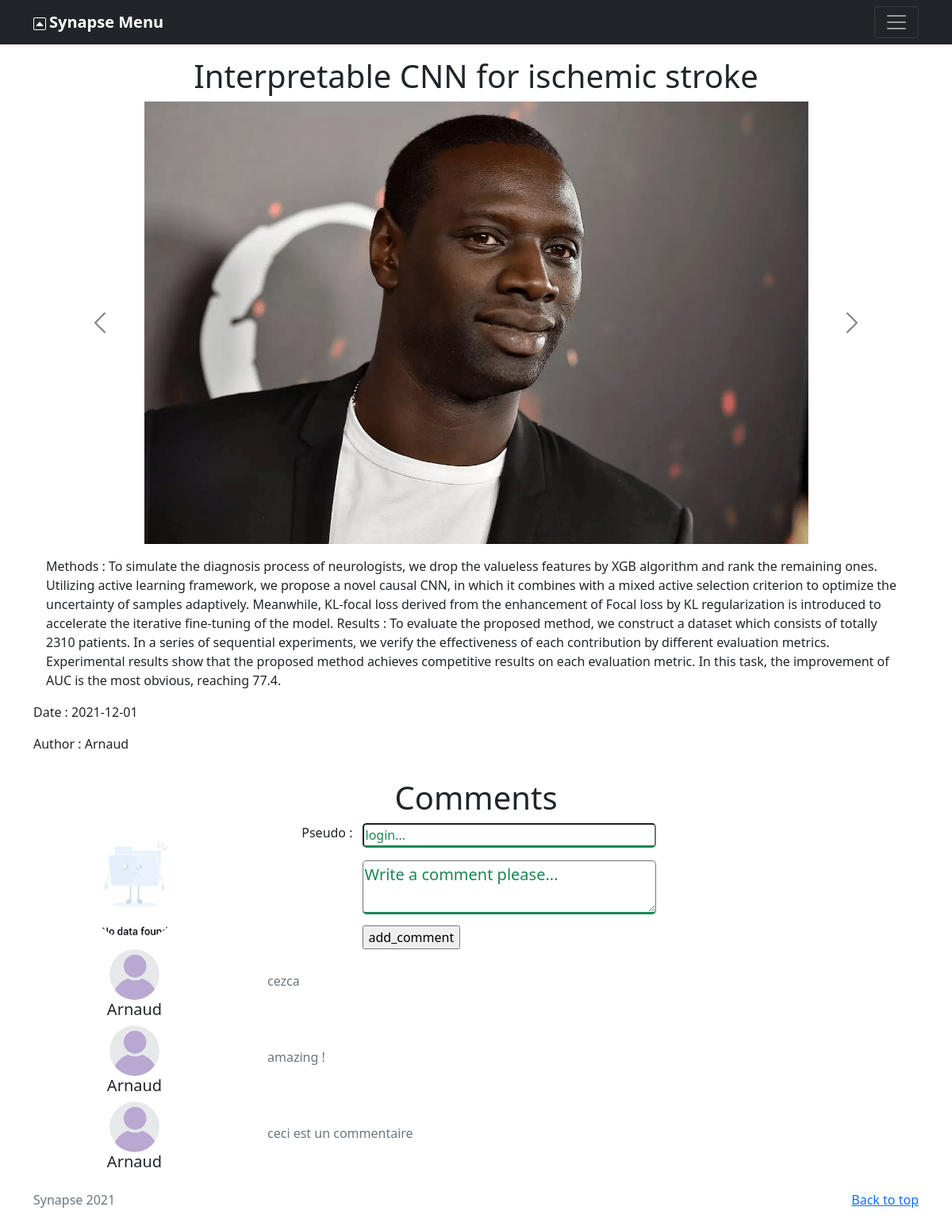
Page /?action=switch_article&id=1 on the earlier database version.
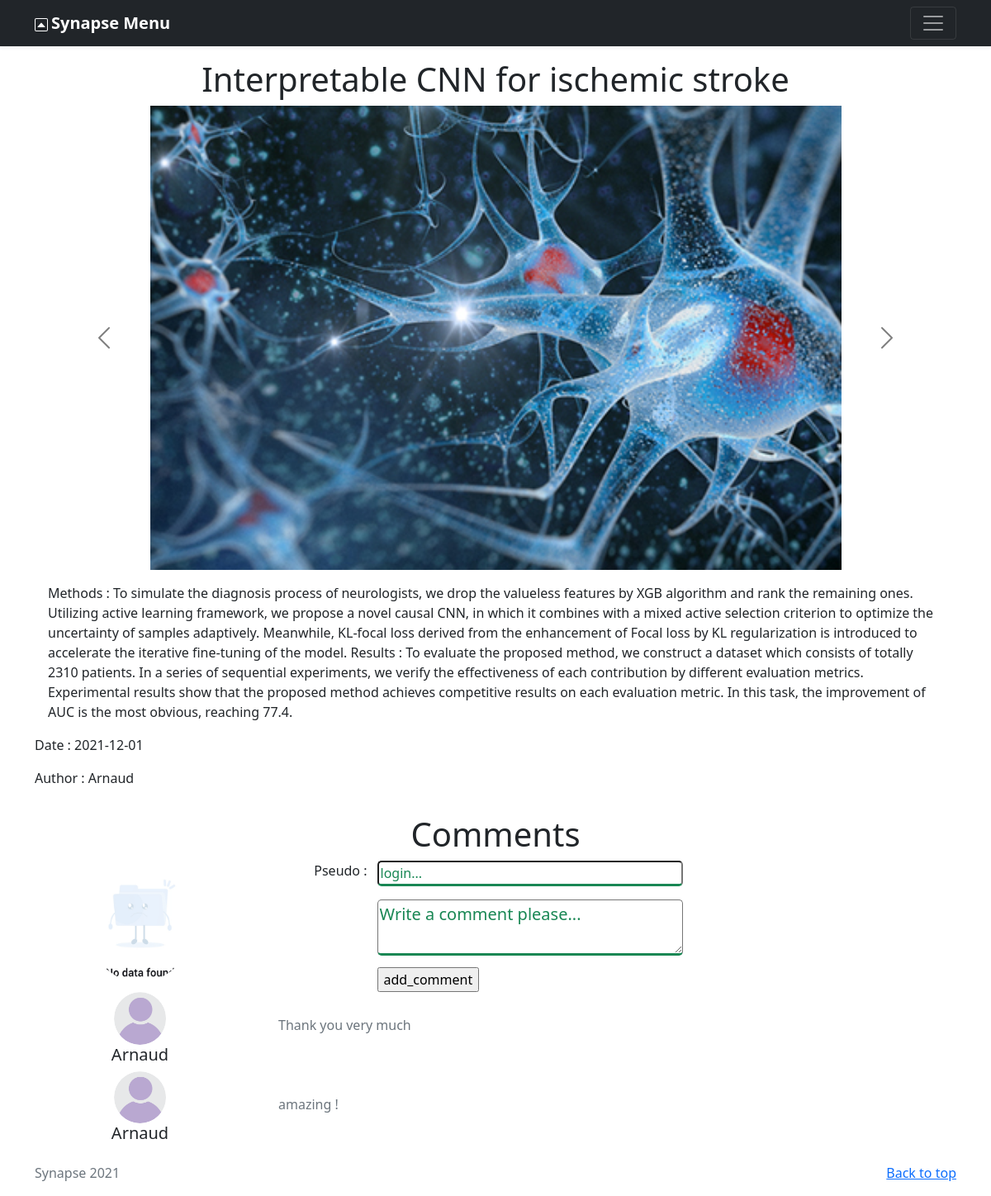
Same page on the later database version.
### tables this page shows
CREATE TABLE IF NOT EXISTS `tpicture` (
  `id` int(11) NOT NULL AUTO_INCREMENT,
  `uri` varchar(50) NOT NULL,
  `alt` varchar(500) NOT NULL,
  PRIMARY KEY (`id`)
);

CREATE TABLE IF NOT EXISTS `tcomment` (
  `id` int(11) NOT NULL AUTO_INCREMENT,
  `date` datetime NOT NULL DEFAULT CURRENT_TIMESTAMP,
  `content` text NOT NULL,
  `id_news` int(11) NOT NULL,
  `login_user` varchar(30) NOT NULL,
  PRIMARY KEY (`id`),
  KEY `id_news` (`id_news`),
  KEY `login_user` (`login_user`)
);

CREATE TABLE IF NOT EXISTS `tnews` (
  `id` int(11) NOT NULL AUTO_INCREMENT,
  `title` varchar(100) NOT NULL,
  `description` text NOT NULL,
  `date` date NOT NULL,
  `login_user` varchar(30) NOT NULL,
  PRIMARY KEY (`id`),
  KEY `login_user` (`login_user`)
);

### index.php (called while the page is built, shortened)
<?php
require_once(__DIR__. DIRECTORY_SEPARATOR . 'Config' . DIRECTORY_SEPARATOR . 'Config.php');
require_once(__DIR__. DIRECTORY_SEPARATOR . 'Config' . DIRECTORY_SEPARATOR . 'SplClassLoader.php');
$mainCont = new \Controllers\FrontController();
?>

### Models/NewsModel.php (called while the page is built, shortened)
<?php
class NewsModel {
	private $news_gw;
	private $user='root';
	private $pass='';
	private $dsn='mysql:host=localhost;dbname=dbsynapse';
	public function __construct() {
		$this->con=new Connection($this->dsn, $this->user, $this->pass);
		$this->news_gw = new NewsGateway($this->con);
	}
	function findById(int $id):News {
		$raw_news = $this->news_gw->getFullNewsById($id);
		$raw_news = $raw_news[0];
		$picture_user = new Picture($raw_news['id_picture'], $raw_news['uri'], $raw_news['alt']);
		if($raw_news['is_admin'] == 1) {
			$user = new User($raw_news['login_user'], $raw_news['password'], $picture_user, true, $raw_news['email']);
		}
		else {
			$user = new User($raw_news['login_user'], $raw_news['password'], $picture_user, false, $raw_news['email']);
		}
		$raw_news_pictures = $this->news_gw->getFullPicturesById($id);
		$news_pictures = [];
		foreach ($raw_news_pictures as $value) {
			$news_pictures[] = $value['id_picture'];
		}
		$raw_news_comments = $this->news_gw->getFullCommentsById($id);
		$news_comments = [];
		foreach ($raw_news_comments as $value) {
			$news_comments[] = $value['id_comment'];
		}
		$news = new News($raw_news['id'], $raw_news['description'], $raw_news['date'], $raw_news['title'], $user, $news_pictures, $news_comments);
		return $news;
	}
}
?>

### Gateways/NewsGateway.php (called while the page is built, shortened)
<?php
Class NewsGateway {
    private $con;
    public function __construct(Connection $con) {
        $this->con=$con;
    }
	public function getFullNewsById(int $id):array {
        $query="SELECT * FROM (SELECT id AS id_news, title, description, date, login_user from TNews) AS N, TUser, TPicture WHERE N.login_user=TUser.login AND TUser.id_picture = TPicture.id AND N.id_news=:id;";
        $this->con->executeQuery($query, [':id'=>array($id, \PDO::PARAM_INT)]);
        return $this->con->getResults();
    }
    public function getFullPicturesById(int $id):array {
        $query="SELECT id_picture FROM TNewsIncludePicture WHERE id_news=:id;";
        $this->con->executeQuery($query, [':id'=>array($id, \PDO::PARAM_INT)]);
        return $this->con->getResults();
    }
    public function getFullCommentsById(int $id):array {
        $query="SELECT id AS id_comment FROM TComment WHERE id_news=:id;";
        $this->con->executeQuery($query, [':id'=>array($id, \PDO::PARAM_INT)]);
        return $this->con->getResults();
    }
}
?>

### Config/Connection.php (called while the page is built, shortened)
<?php
class Connection extends \PDO {
  private $stmt;
  public function executeQuery(string $query, array $parameters = []) : bool{
    $this->stmt = parent::prepare($query);
    foreach ($parameters as $name => $value) {
      $this->stmt->bindValue($name, $value[0], $value[1]);
    }
    return $this->stmt->execute();
  }
  public function getResults() : array {
    return $this->stmt->fetchall(\PDO::FETCH_ASSOC);
  }
}
?>

### Config/SplClassLoader.php (called while the page is built, shortened)
<?php
class SplClassLoader
{
    private $_fileExtension = '.php';
    private $_namespace;
    private $_namespaceSeparator = '\\';
    public function __construct(string $ns = null, string $includePath = null)
    {
        $this->_namespace = $ns;
        $this->_includePath = $includePath;
    }
    public function loadClass(string $className)
    {
        if (null === $this->_namespace || $this->_namespace.$this->_namespaceSeparator === substr($className, 0, strlen($this->_namespace.$this->_namespaceSeparator))) {
            $fileName = '';
            if (false !== ($lastNsPos = strripos($className, $this->_namespaceSeparator))) {
                $namespace = substr($className, 0, $lastNsPos);
                $className = substr($className, $lastNsPos + 1);
                $fileName = str_replace($this->_namespaceSeparator, DIRECTORY_SEPARATOR, $namespace) . DIRECTORY_SEPARATOR;
            }
            $fileName .= str_replace('_', DIRECTORY_SEPARATOR, $className) . $this->_fileExtension;
        }
    }
}

### Jobs/News.php (called while the page is built, shortened)
<?php
Class News {
  private $title;
  private $pictures;
  private $commentList;
  public function __construct(int $id, string $description, string $date, string $title, User $author, array $pictures=array(), array $commentList=array()) {
    $this->title=$title;
    $this->pictures = [];
    foreach ($pictures as $my) {
      $this->pictures[] = $my;
    }
    $this->commentList = [];
    foreach ($commentList as $my) {
      $this->commentList[] = $my;
    }
  }
  public function getTitle(): string{
    return $this->title;
  }
  public function getPictures(): Array{
    return $this->pictures;
  }
  public function getCommentList(): Array{
    return $this->commentList;
  }
}
?>

### Config/Config.php (called while the page is built, shortened)
<?php
$tDirectory['user_pictures']='Assets' . DIRECTORY_SEPARATOR . 'Pictures' . DIRECTORY_SEPARATOR . 'Users' . DIRECTORY_SEPARATOR;
$tDirectory['news_pictures']='Assets' . DIRECTORY_SEPARATOR . 'Pictures' . DIRECTORY_SEPARATOR . 'News' . DIRECTORY_SEPARATOR;
?>

### Models/PictureModel.php (called while the page is built, shortened)
<?php
class PictureModel {
	private $picture_gw;
	private $user='root';
	private $pass='';
	private $dsn='mysql:host=localhost;dbname=dbsynapse';
	public function __construct() {
		$this->con=new Connection($this->dsn, $this->user, $this->pass);
		$this->picture_gw = new PictureGateway($this->con);
	}
	function findById(int $id):Picture {
		$raw_picture = $this->picture_gw->FindById($id);
		$raw_picture = $raw_picture[0];
		return new Picture($raw_picture['id'], $raw_picture['uri'], $raw_picture['alt']);
	}
}
?>

### Gateways/PictureGateway.php (called while the page is built, shortened)
<?php
  class PictureGateway{
    private $con;
    public function __construct(Connection $con){
      $this->con = $con;
    }
    public function FindById(int $id) : array{
      $query='SELECT * FROM tPicture WHERE id=:ID';
      $this->con->executeQuery($query, array( ':ID' => array($id,\PDO::PARAM_INT)) );
      return $this->con->getResults();
    }
  }
?>

### Models/CommentModel.php (called while the page is built, shortened)
<?php
class CommentModel {
	private $comment_gw;
	private $user='root';
	private $pass='';
	private $dsn='mysql:host=localhost;dbname=dbsynapse';
	public function __construct() {
		$this->con=new Connection($this->dsn, $this->user, $this->pass);
		$this->comment_gw = new CommentGateway($this->con);
	}
	function findById(int $id):Comment {
		$raw_comment = $this->comment_gw->getFullCommentById($id);
		$raw_comment = $raw_comment[0];
		$raw_single_comment = $this->comment_gw->getCommentById($id);
		$raw_single_comment = $raw_single_comment[0];
		$picture = new Picture($raw_comment['id_picture'], $raw_comment['uri'], $raw_comment['alt']);
		if($raw_comment['is_admin'] == 1) {
			$user = new User($raw_comment['login_user'], $raw_comment['password'], $picture, true, $raw_comment['email']);
		}
		else {
			$user = new User($raw_comment['login_user'], $raw_comment['password'], $picture, false, $raw_comment['email']);
		}
		$comment = new Comment($raw_comment['id'], $raw_comment['content'], $raw_single_comment['date'], $user);
		return $comment;
	}
}
?>

### Gateways/CommentGateway.php (called while the page is built, shortened)
<?php
Class CommentGateway {
    private $con;
    public function __construct(Connection $con){
      $this->con = $con;
	}
    public function getCommentById(int $id):array {
        $query="SELECT id, DATE_FORMAT(date, '%Y-%m-%d %H:%m') as date, content, id_news, login_user FROM TComment WHERE id=:id;";
        $this->con->executeQuery($query, [':id'=>array($id, \PDO::PARAM_INT)]);
        return $this->con->getResults();
    }
	public function getFullCommentById(int $id):array {
        $query="SELECT *
				FROM TComment, TUser, TPicture, TNews
				WHERE TComment.login_user = TUser.login
					AND TUser.id_picture = TPicture.id
					AND TComment.id_news = TNews.id
					AND TComment.id=:id;";
        $this->con->executeQuery($query, [':id'=>array($id, \PDO::PARAM_INT)]);
        return $this->con->getResults();
    }
}
?>

### Views/Article.php (the view, shortened to what the rows shown need)
<?php
  $model_news = new \Models\NewsModel();
  $news = $model_news->findById($_REQUEST['id']);
?>
  </head>
  <body>
    <main>
      <section class="py-3 container">
      <h1 class="fw-light"><?= $news->getTitle()?></h1>
        <div id="carouselExampleControls" class="carousel carousel-dark slide" data-bs-ride="carousel">
          <div class="carousel-inner">
            <?php foreach($news->getPictures() as $id_pict): ?>
              <div class="carousel-item active">
                <?php
                  $model_picture = new \Models\PictureModel();
                  $pict = $model_picture->findById($id_pict);
                ?>
                <img src="<?php echo $tDirectory['news_pictures'] . $pict->getUri()?>" class="d-block w-100" alt="<?=$pict->getAlt()?>">
              </div>
            <?php endforeach; ?>
          </div>
        </div>
      </section>
      <section class="py-3 container">
          <h1 class="fw-light">Comments</h1>
          <?php
          $model_comment = new Models\CommentModel();
          if(!empty($news->getCommentList())){
            foreach($news->getCommentList() as $id_comment){
                $comment=$model_comment->findById($id_comment);
          ?>
            <div class="w-100 row">
              <div class="col-md-2 col-xl-3 col-12 d-flex flex-column justify-content-center align-items-center">
                  <img class="w-25 rounded-circle" src="<?php echo $tDirectory['user_pictures'] . $comment->getAuthor()->getPicture()->getUri(); ?>"> </td>
                  <h5><?= $comment->getAuthor()->getPseudo(); ?></h5>
              </div>
            <div class="px-3 col-md-8 col-xl-6 col-12 flex-column d-flex justify-content-center align-items-center">
                <div class="row w-100">
                    <div class="col-9">
                        <p class="text-secondary text-md-start text-break"><?= $comment->getText(); ?></p>
                    </div>
                </div>
            </div>
          </div>
          <?php
            }
          } ?>
      </section>
    </main>
  </body>
</html>

Differences in the rows shown:
no longer on this page (row unchanged): tpicture: uri (picture)
removed tcomment: tpicture.uri (picture), tnews.login_user "Arnaud", content "ceci est un commentaire"
added tpicture: uri (picture)
changed tcomment: content "cezca" → "Thank you very much"
